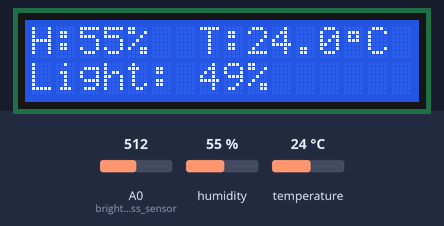
Bench run of a sketch on a simulated Arduino Uno, built with avr-gcc and run on an emulated ATmega328P. Parts: 16×2 character LCD. The test bench sets the inputs (shaded band); at power-on: humidity 55 %, A0 (brightness_sensor) = 512, temperature 24 °C.

Above: at 1.2 s.
1.3 s: humidity set to 22 %
At 3.4 s:
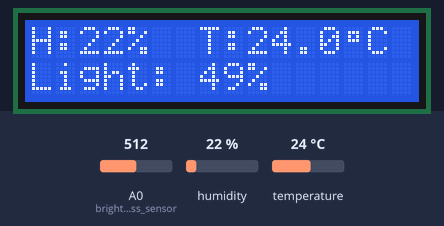
3.7 s: A0 (brightness_sensor) set to 716
At 5.4 s:
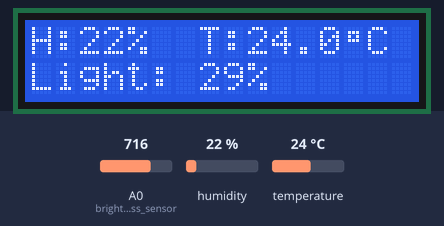
5.7 s: temperature set to 12 °C
At 7.5 s:
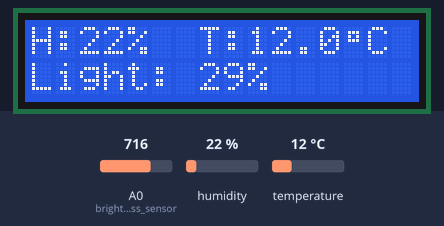
7.8 s: A0 (brightness_sensor) set to 900
At 9.6 s:
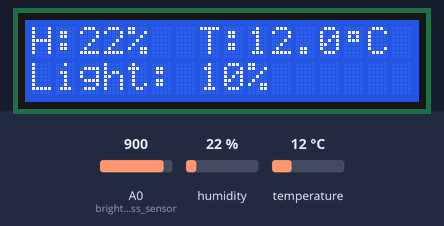
9.9 s: humidity set to 40 %
At 11.7 s:
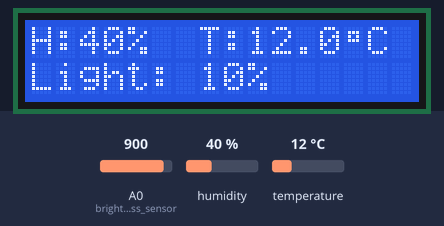
12.0 s: A0 (brightness_sensor) set to 1023
At 12.9 s:
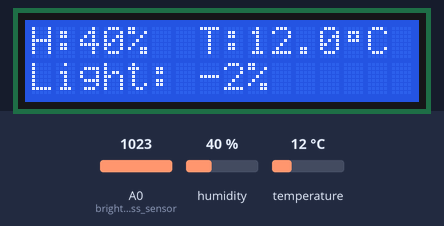
Timing chart, 0 to 15.0 s (numbered marks = the images above; inputs shaded):
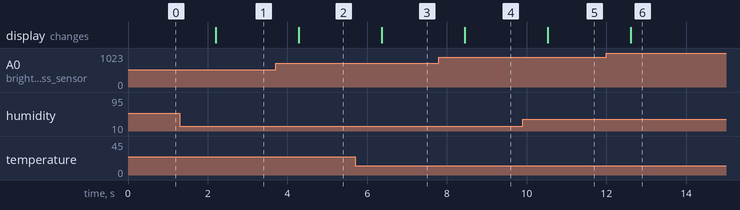

The sketch:

_statiemeteo.ino
```cpp
#include <Adafruit_BMP280.h>

 #include "DHT.h"
#define DHTPIN A1     // Digital pin connected to the DHT sensor
#define DHTTYPE DHT11   // DHT 11
DHT dht(DHTPIN, DHTTYPE);


#include <LCD_I2C.h>
LCD_I2C lcd(0x27, 16, 2); // Default address of most PCF8574 modules, change according
byte celsius[8] = {  0x00, 0x0E,  0x0A,  0x0E,  0x00,  0x00,  0x00, 0x00 };


void setup() {

  dht.begin();

  pinMode(A0, INPUT);  // brightness sensor


  lcd.begin(); // If you are using more I2C devices using the Wire library use lcd.begin(false)
  lcd.backlight();  //back light on
  lcd.createChar(1, celsius);

}

void loop() {


  int humidity = dht.readHumidity();
  float temp = dht.readTemperature();
  if (isnan(humidity) || isnan(temp)) { // Is Not A Number
    humidity = 51;
    temp = 23.4;
  }
  char sHum[16] = "";
  char sTemp[16] = "";
  char fTemp[16];
  dtostrf(temp,4,1,fTemp);
  sprintf(sHum, "H:%2d%%  ", humidity);
  sprintf(sTemp, "T:%s%cC", fTemp, 1 );  //byte(1)   0x01  ascii 1

  char sBright[16] = "";
  int sensorValue = analogRead(A0); // read the input on analog pin 0:
  int voltage = 100-(sensorValue/10);  // Convert the analog reading (which goes from 0 - 1023) to a voltage (0 - 5V):
  sprintf(sBright, "Light: %2d%% ", voltage);

  lcd.clear();
  lcd.setCursor(0, 0); //  setting the cursor in the desired position.
  lcd.print(sHum);
  lcd.print(sTemp);
  // lcd.write(byte(1));
  // lcd.print("C");


  lcd.setCursor(0, 1); //  setting the cursor in the desired position.
  lcd.print(sBright);


  delay(1000);
}
```

Measured:
- after the input at 1.3 s, the display: changes after 0.91 s (image 1)
- after the input at 3.7 s, the display: changes after 0.59 s (image 2)
- after the input at 5.7 s, the display: changes after 0.67 s (image 3)
- after the input at 7.8 s, the display: changes after 0.65 s (image 4)
- after the input at 9.9 s, the display: changes after 0.63 s (image 5)
- after the input at 12.0 s, the display: changes after 0.61 s (image 6)
